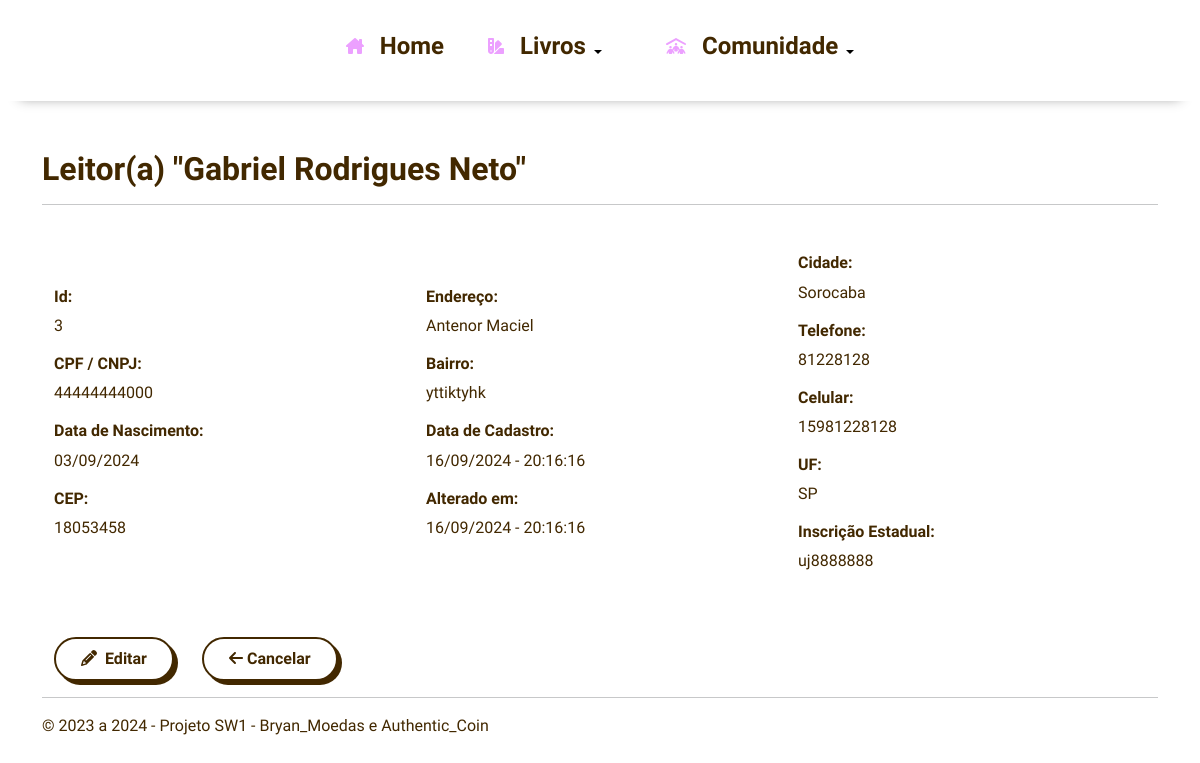
The page /customers/view.php?id=3 on the database its author committed.
### tables this page shows
CREATE TABLE IF NOT EXISTS `customers` (
  `id` int NOT NULL AUTO_INCREMENT PRIMARY KEY,
  `name` varchar(100) NOT NULL,
  `cpf_cnpj` varchar(14) NOT NULL,
  `birthdate` datetime NOT NULL,
  `address` varchar(255) NOT NULL,
  `hood` varchar(100) NOT NULL,
  `zip_code` varchar(8) NOT NULL,
  `city` varchar(100) NOT NULL,
  `state` varchar(2) NOT NULL,
  `phone` varchar(13) NOT NULL,
  `mobile` varchar(13) NOT NULL,
  `ie` varchar(15) NOT NULL,
  `created` datetime NOT NULL,
  `modified` datetime NOT NULL
);

### inc/database.php (called while the page is built, shortened)
<?php
function open_database()
{
	try {
		$conn = new mysqli(DB_HOST, DB_USER, DB_PASSWORD, DB_NAME);
		$conn->set_charset("utf8");
		return $conn;
	} catch (Exception $e) {
		echo $e->getMessage();
		return null;
	}
}
function find($table = null, $id = null)
{
	$database = open_database();
	$found = null;
	try {
		if ($id) {
			$sql = "SELECT * FROM " . $table . " WHERE id = " . intval($id);
			$result = $database->query($sql);
			if ($result && $result->num_rows > 0) {
				$found = $result->fetch_assoc();
			}
		}
	} catch (Exception $e) {
		$_SESSION['message'] = $e->getMessage();
		$_SESSION['type'] = 'danger';
	}
	return $found;
}
function formatadata($date, $formato)
{
	$dt = new DateTime($date, new DateTimeZone("America/Sao_Paulo"));
	return $dt->format($formato);
}

### customers/functions.php (called while the page is built, shortened)
<?php
function view($id = null) {
    $customer = find('customers', $id);
}
?>

### customers/view.php (the view, shortened to what this page needs)
<?php
include('functions.php');
view($_GET['id']);
include(HEADER_TEMPLATE);
?>
<header>
	<h2>Leitor(a) "<?php echo $customer['name']; ?>"</h2>
	<hr>
</header>
<div class="container text-start mt-5">
	<div class="row align-items-center mb-5">
		<div class="col">
			<h6>Id:</h6>
			<p><?php echo $customer['id']; ?></p>
			<h6>CPF / CNPJ:</h6>
			<p><?php echo $customer['cpf_cnpj']; ?></p>
			<h6>Data de Nascimento:</h6>
			<p><?php echo formatadata($customer['birthdate'], "d/m/Y"); ?></p>
			<h6>CEP:</h6>
			<p><?php echo $customer['zip_code']; ?></p>
		</div>
		<div class="col">
			<h6>Endereço:</h6>
			<p><?php echo $customer['address']; ?></p>
			<h6>Bairro:</h6>
			<p><?php echo $customer['hood']; ?></p>
			<h6>Data de Cadastro:</h6>
			<p><?php echo formatadata($customer['created'], "d/m/Y - H:i:s"); ?></p>
			<h6>Alterado em:</h6>
			<p><?php echo formatadata($customer['modified'], "d/m/Y - H:i:s"); ?></p>
		</div>
		<div class="col">
			<h6>Cidade:</h6>
			<p><?php echo $customer['city']; ?></p>
			<h6>Telefone:</h6>
			<p><?php echo $customer['phone']; ?></p>
			<h6>Celular:</h6>
			<p><?php echo $customer['mobile']; ?></p>
			<h6>UF:</h6>
			<p><?php echo $customer['state']; ?></p>
			<h6>Inscrição Estadual:</h6>
			<p><?php echo $customer['ie']; ?></p>
		</div>
	</div>
	<div id="actions" class="row">
		<div class="col-md-12">
			<a href="edit.php?id=<?php echo $customer['id']; ?>" class="button-74 me-4"><i class="fa-solid fa-pencil me-2"></i>Editar</a>
			<a href="index.php" class="button-74"><i class="fa-solid fa-arrow-left"></i> Cancelar</a>
		</div>
	</div>
</div>
<?php include(FOOTER_TEMPLATE); ?>

### inc/header.php (shortened to what this page needs)
<!DOCTYPE html>
<html>
    <head>
        <link rel="stylesheet" href="<?php echo BASEURL; ?>css/bootstrap/bootstrap.min.css">
        <link rel="stylesheet" href="<?php echo BASEURL; ?>css/styles.css">
        <link rel="stylesheet" href="<?php echo BASEURL; ?>css/awesome/all.min.css">
    </head>
    <body>
        <nav class="navbar navbar-expand-lg navbar-light fixed-top navbar-divider mb-4">
            <div class="container-fluid p-3">
                <div class="collapse navbar-collapse" id="navbarNavAltMarkup">
                    <div class="navbar-nav mx-auto">
                        <ul class="navbar-nav">
                            <li class="nav-item me-4">
                                <a class="nav-link active d-flex align-items-baseline" href="<?php echo BASEURL; ?>">
                                    <i class="fa-solid fa-house-chimney navicons"></i><h4 class="me-1">Home</h4 class="me-1">
                                </a>
                            </li>
                            <li class="nav-item dropdown me-5">
                                <a class="nav-link dropdown-toggle active d-flex align-items-baseline" href="#"  id="navbarDropdown" role="button" data-bs-toggle="dropdown" aria-expanded="false">
                                    <i class="fa-solid fa-swatchbook navicons"></i><h4 class="me-1">Livros</h4 class="me-1">
                                </a>
                            </li>
                            <li class="nav-item dropdown">
                                <a class="nav-link dropdown-toggle active d-flex align-items-baseline" href="#" id="navbarDropdown" role="button" data-bs-toggle="dropdown" aria-expanded="false">
                                    <i class="fa-solid fa-people-roof navicons"></i><h4 class="me-1">Comunidade</h4 class="me-1">
                                </a>
                            </li>
                        </ul>
                    </div>
                </div>
            </div>
        </nav>
        <main class="container">

### inc/footer.php (shortened to what this page needs)
<hr>
</main>
	<footer class="container">
        <?php $hoje = new Datetime("now", new DatetimeZone("America/Sao_Paulo")); ?>
		<p>&copy; 2023 a <?php echo $hoje->format("Y") ?> - Projeto SW1 - Bryan_Moedas e Authentic_Coin</p>
	</footer>
</body>
</html>

### css/styles.css (style rules this page uses)
:root { --corprincipal: #eca0ff; --white: #fff; --brown: #422800; --rose: #ffcbe1; }
* { font-family: 'Mukta', Arial, Helvetica, sans-serif; font-weight: 300; }
h1, h2, h3, h4, h6 { font-weight: 800; color: var(--brown); }
p,h5 { color: var(--brown); }
a { text-decoration: none; color: inherit; }
body { padding-top: 150px; }
.navicons { color: var(--corprincipal); margin-right: 1rem; }
.navbar-divider { width: 100%; box-shadow: rgba(0, 0, 0, 0.45) 0px 17px 12px -20px; background-color: var(--white); }
.button-74 { background-color: var(--white); border: 2px solid var(--brown); border-radius: 30px; box-shadow: var(--brown)4px 4px 0 0; color: var(--brown); cursor: pointer; display: inline-block; font-weight: 600; padding: 0 18px; line-height: 40px; text-align: center; text-decoration: none; user-select: none; -webkit-user-select: none; touch-action: manipulation; }
@media (min-width: 768px) { .button-74 { padding: 0 25px; } }

### rows shown on the page
customers: name "Gabriel Rodrigues Neto", id "3", cpf_cnpj "44444444000", birthdate "03/09/2024", zip_code "18053458", address "Antenor Maciel", hood "yttiktyhk", created "16/09/2024 - 20:16:16", modified "16/09/2024 - 20:16:16", city "Sorocaba", phone "81228128", mobile "15981228128", state "SP", ie "uj8888888"

### other values the page prints
$hoje->format("Y") "2024"
